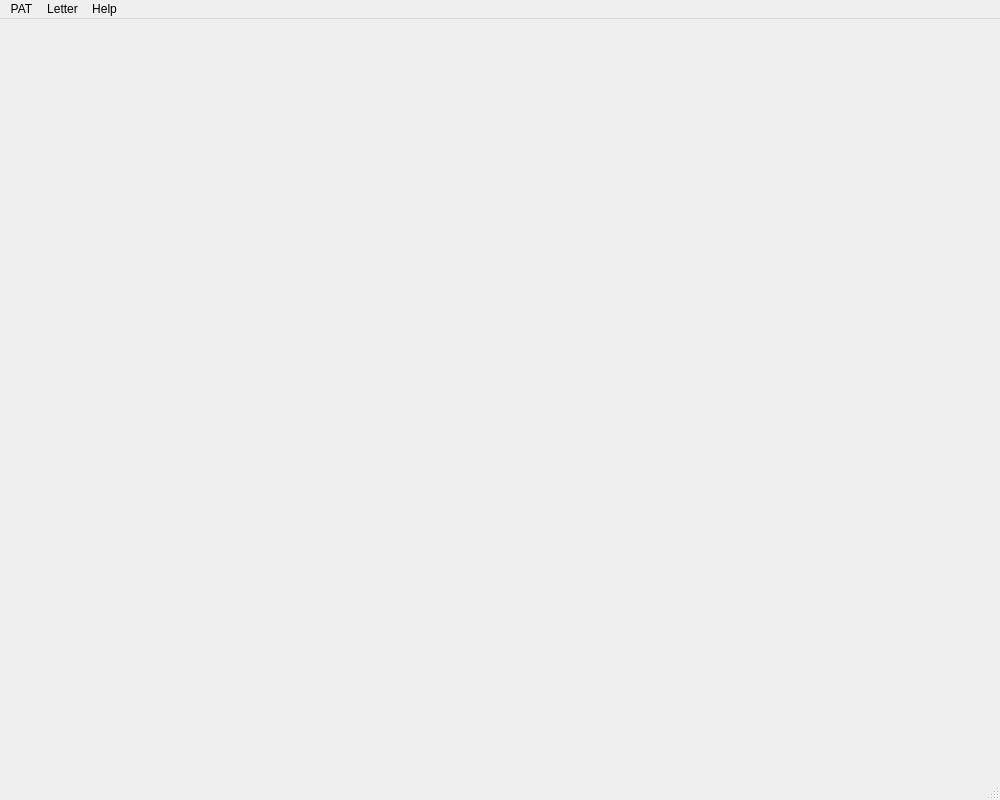
<?xml version="1.0" encoding="UTF-8"?>
<ui version="4.0">
 <class>MainWindow</class>
 <widget class="QMainWindow" name="MainWindow">
  <property name="geometry">
   <rect>
    <x>0</x>
    <y>0</y>
    <width>1000</width>
    <height>800</height>
   </rect>
  </property>
  <property name="windowTitle">
   <string>PAT - The Personal Admin Tool</string>
  </property>
  <widget class="QWidget" name="centralwidget">
   <layout class="QVBoxLayout" name="verticalLayout"/>
  </widget>
  <widget class="QMenuBar" name="menubar">
   <property name="geometry">
    <rect>
     <x>0</x>
     <y>0</y>
     <width>1000</width>
     <height>26</height>
    </rect>
   </property>
   <property name="defaultUp">
    <bool>false</bool>
   </property>
   <property name="nativeMenuBar">
    <bool>false</bool>
   </property>
   <widget class="QMenu" name="menuPAT">
    <property name="title">
     <string>PAT</string>
    </property>
    <addaction name="actionSettings"/>
   </widget>
   <widget class="QMenu" name="menuLetter">
    <property name="title">
     <string>Letter</string>
    </property>
    <addaction name="actionAddLetter"/>
   </widget>
   <widget class="QMenu" name="menuHelp">
    <property name="title">
     <string>Help</string>
    </property>
    <addaction name="actionAbout"/>
   </widget>
   <addaction name="menuPAT"/>
   <addaction name="menuLetter"/>
   <addaction name="menuHelp"/>
  </widget>
  <widget class="QStatusBar" name="statusbar"/>
  <action name="actionAddLetter">
   <property name="text">
    <string>Add</string>
   </property>
   <property name="toolTip">
    <string>Add new letter</string>
   </property>
  </action>
  <action name="actionAbout">
   <property name="text">
    <string>About</string>
   </property>
  </action>
  <action name="actionSettings">
   <property name="text">
    <string>Settings</string>
   </property>
  </action>
 </widget>
 <resources/>
 <connections/>
</ui>
